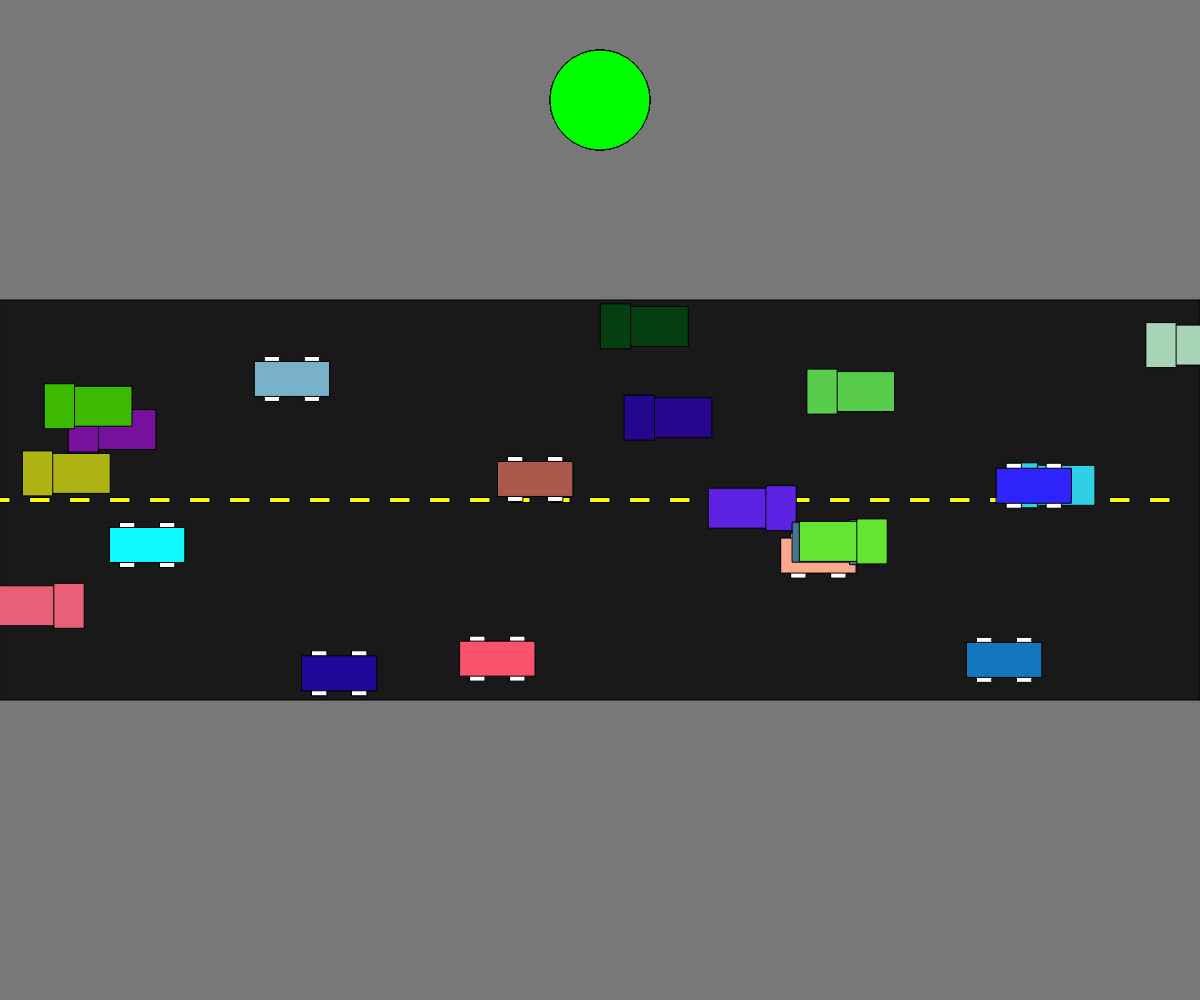
Frame 1 (no input)
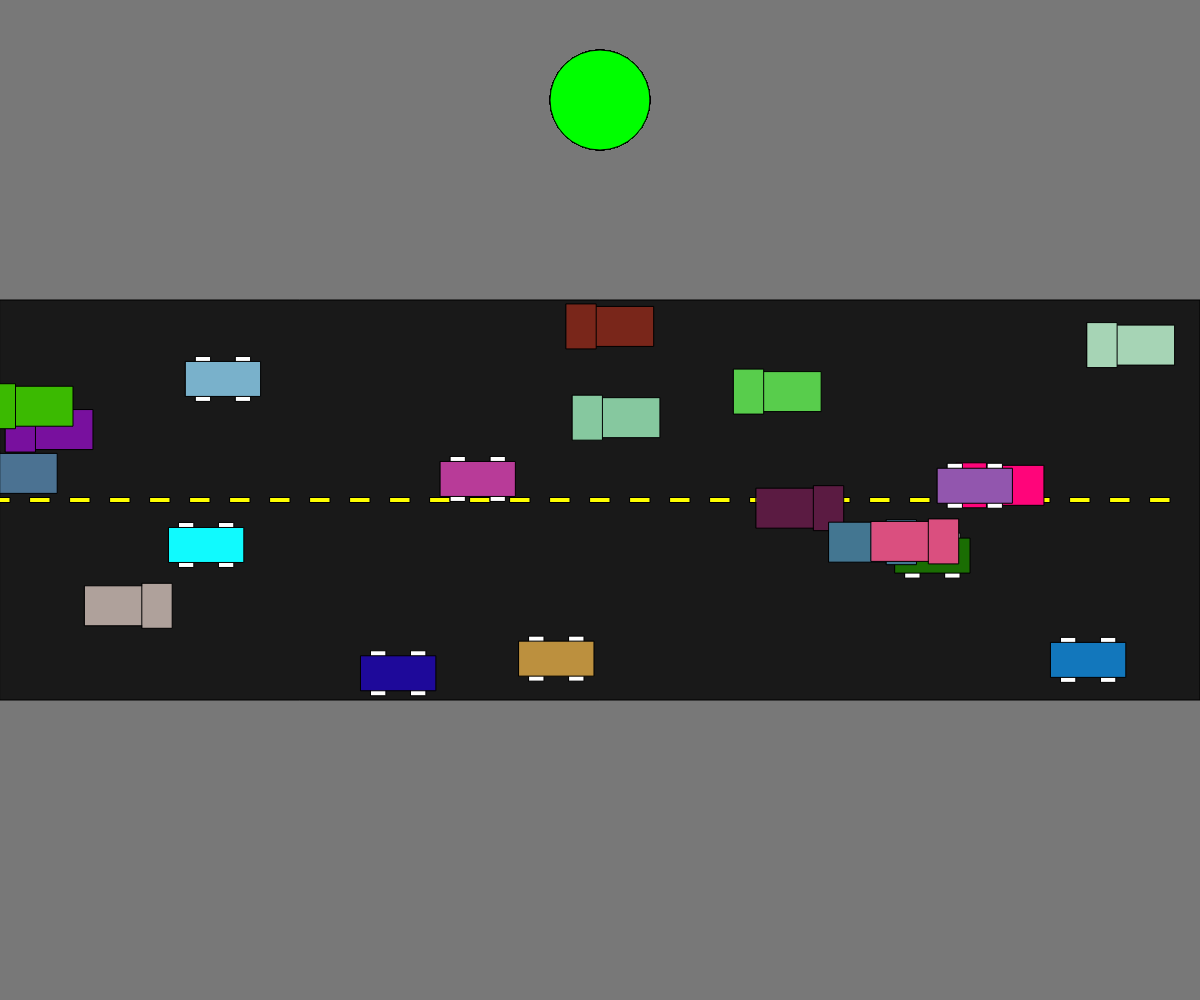
Frame 60 (no input)
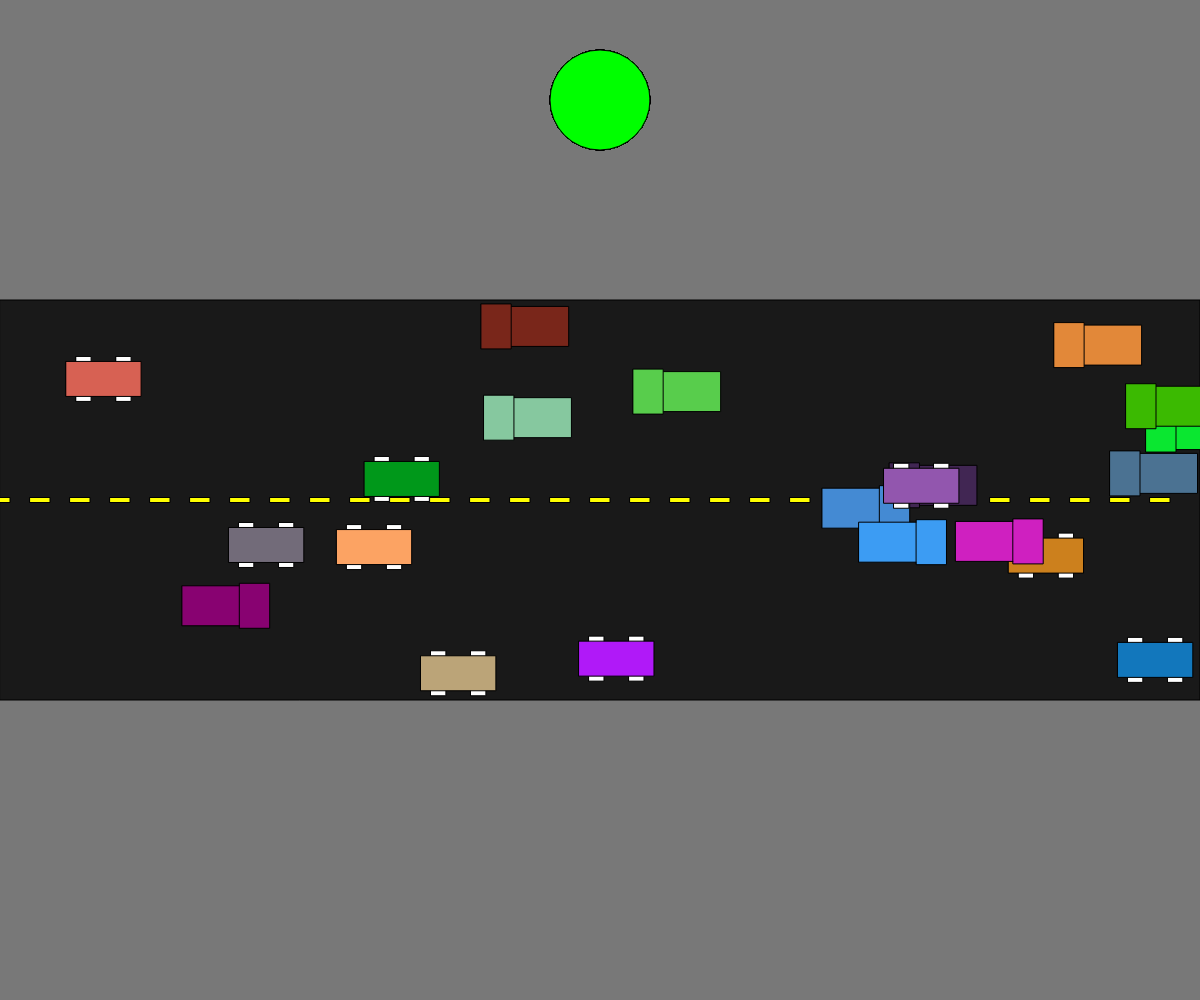
Frame 120 (the mouse pressed at the canvas centre since frame 60)

The p5.js sketch that drew these frames (run headless with seeded random() and noise() and a simulated clock; from frame 60 on, the mouse is pressed at the canvas centre):

// p5.js sketch
// ── sketch.js
// Cars cars cars
// Kylee
// April 14
// shift left + click to spawn cas in top lane, left click to spawn cars in bottom lane
// space to switch light to red

//instead of having 2 different arrays for cars i have detection built into class to sort into top and bottom lane

let cars = [];
let light = false;

function setup() {
  createCanvas(windowWidth, windowHeight);
  rectMode(CENTER);
  for(let i = 0; i< 20; i++){
    //spawn 20 cars initially
    cars.push(new vehicle(random(0, width), random(height/2 - 185, height/2 + 185), random(0,1)));
  }
}

//done
function drawRoad() {
  background(120);
  fill(25)
  rect(width / 2, height / 2, width, 400) 

  fill(255, 255, 0)
  for (let i = 0; i < width; i += 40) {
    rect(i, height / 2, 20, 5)// yellow lines
  }
}

function draw() {
  drawRoad();
  for(let object of cars){
    object.action();
  }
}

function mousePressed(){
  //spawn more cars when clicked
  if(keyIsDown(16)){
    cars.push(new vehicle(random(0, width), random(height/2 - 185, height/2), random(0,1)));
  }
  else {
    cars.push(new vehicle(random(0, width), random(height/2, height/2 + 185), random(0,1)));
  }
}

class vehicle {
  constructor(x, y, type) {
    this.x = x; this.y = y;
    this.type = type;
    this.speed = 1;
    this.c = [random(0, 255), random(0, 255), random(0, 255)]
    if(this.y > height/2){
      this.direction = 0; // move to right, under line
    }
    else{
      this.direction = 1;// move to left above line
    }
  }

  display() {
    //car
    if (this.type <= 0.5) {
      fill(255)
      rect(this.x - 20, this.y,15,45)
      rect(this.x + 20, this.y,15,45)
      fill(this.c[0], this.c[1], this.c[2])
      rect(this.x, this.y, 75, 35)
    }
    //truck
    
    if(this.type > 0.5){
      if(this.direction === 0){
        fill(this.c[0], this.c[1], this.c[2])
        rect(this.x,this.y, 75, 40)
        rect(this.x + 35,this.y, 30, 45)
      }
      else if(this.direction === 1){
        fill(this.c[0], this.c[1], this.c[2])
        rect(this.x,this.y, 75, 40)
        rect(this.x - 35,this.y, 30, 45)
      }
    }
  }

  move() {
    if(this.direction === 0){
      this.x += this.speed //moves vehicle forward dependent on speed set
      if(this.x > width){
        this.x = 0; // resets position back when end reached
      }
    }
    else{
      this.x -= this.speed
      if(this.x < 0){
        this.x = width;
      }
    }
  }

  changeColor() {
    this.c = [random(0, 255), random(0, 255), random(0, 255)]
  }

  speedUp() {
    this.speed += 0.5;
  }
  speedDown() {
    this.speed -= 0.5;
  }

  lightOn(){
    //when space is held stops movement
    if(keyIsDown(32)){
      light = true;
      fill(255, 0, 0)
    }
    else {
      light = false;
      fill(0, 255, 0)
    }
    circle(width/2, 100,100)
  }

  action() {
    let chance = random(0,100);
    this.lightOn();
    this.display();
    if(light === false){
      this.move();
    }
    //chance to for each car to speed up and slow down
    if(chance >= 99 && this.speed >= 0.6){ 
      this.speedDown();// cant slow down into negatives
    }
    else if(chance <= 1){
      this.speedUp();
    }
    else if(chance >= 49 && chance <= 50 && light === false){
      this.changeColor();
    }
  }
}
